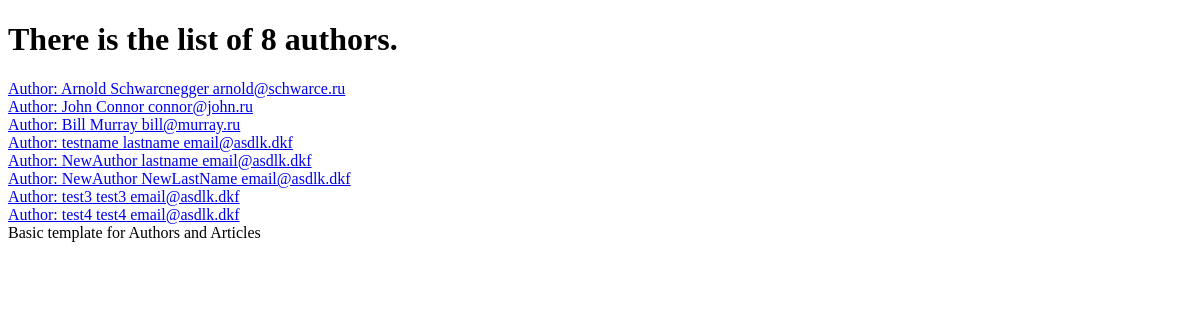
/sem_2/authors/, run on an earlier commit of the app's database.
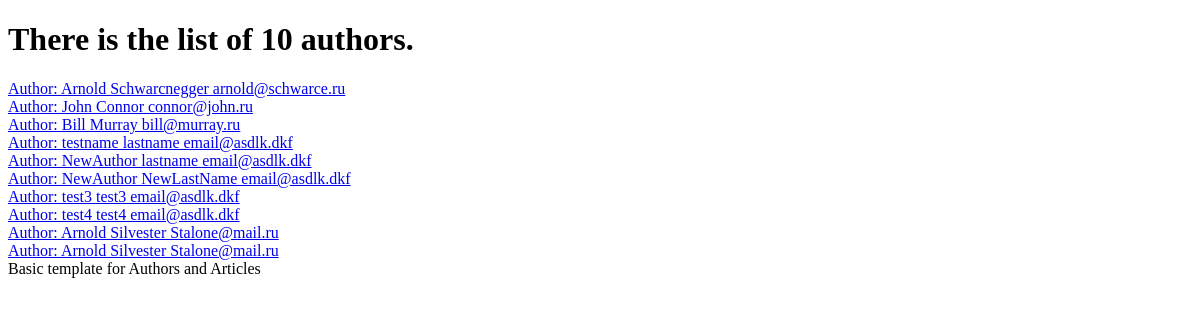
And on a later commit of the database.
### sem_app_2/models.py (models this page shows, shortened)
class Author(models.Model):
    name = models.CharField(max_length=30)
    last_name = models.CharField(max_length=30)
    full_name = models.CharField(max_length=60)
    email = models.EmailField()
    biography = models.TextField()
    birthday = models.DateField()
    def __str__(self):
        return f'Author: {self.name} {self.last_name} {self.email}'

### sem_app_2/views.py (the view)
# urls.py: path('authors/', views.get_authors, name='get_authors'),
def get_authors(request):
    context = dict()
    context['title'] = 'List of authors'
    context['authors'] = Author.objects.all()
    context['text'] = f'There is the list of {len(context["authors"])} authors.'
    return render(request, 'sem_app_2/authors.html', context=context)

### sem_app_2/templates/sem_app_2/authors.html (shortened to what this page needs)
{% extends 'sem_app_2/base.html' %}
{% block content %}
    <h1>{{ text }}</h1>
    {% for author in authors %}
        <a href="{% url 'articles' author.id %}"{{ author.id }}|>{{ author }}</a><br>
    {% endfor %}
{% endblock %}

### sem_app_2/templates/sem_app_2/base.html (shortened to what this page needs)
<!DOCTYPE html>
<html lang="en">
<head>
</head>
<body>
    {% block content %}{% endblock %}
    <footer>Basic template for Authors and Articles</footer>
</body>
</html>

What changed in the data, as far as the page shows it:
added Author: name+last_name+email "Author: Arnold Silvester Stalone@mail.ru"
added Author: name+last_name+email "Author: Arnold Silvester Stalone@mail.ru"
Also different on the page:
{{ text }}: "There is the list of 8 authors." → "There is the list of 10 authors."
